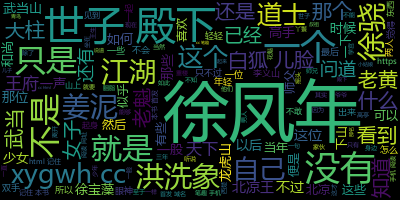

Reproduce this figure in Python.
import requests
from bs4 import BeautifulSoup
import wordcloud
import jieba

if __name__ == "__main__":
    # UA 伪装
    header = {
        "user-agent": "Mozilla/5.0 (Windows NT 10.0; Win64; x64) AppleWebKit/537.36 (KHTML, like Gecko) Chrome/89.0.4389.90 Safari/537.36"
    }
    # URL
    url = "https://www.xygwh.cc/44/44462/"

    # 请求命令
    page_text = requests.get(url=url, headers=header)
    page_text.encoding = "gbk"
    page_text = page_text.text
    soup = BeautifulSoup(page_text, "html.parser")

    # bs4 解析
    li_list = soup.select("body > div.listmain > dl > dd")

    for li in li_list:
        #print(li)
        title = li.a.text
        new_url = "https://www.xygwh.cc"+li.a["href"]

        # 新的请求命令
        response = requests.get(url=new_url, headers=header)
        response.encoding = "gbk"
        new_page_text = response.text
        new_soup = BeautifulSoup(new_page_text, "html.parser")

        page = new_soup.find("div", class_="showtxt").text

        with open("雪中悍刀行.txt", "a", encoding="utf-8") as fp:
            fp.write("\n" + title + ":" + "\n" + "\n" + page)

        print(title + "下载完成！！！")


    with open("雪中悍刀行.txt", "r", encoding='utf-8') as file:
        txt = file.read()

    words = jieba.lcut(txt)

    for i in range(len(words)):
        if len(words[i])<=1:
            words[i]=''

    w = wordcloud.WordCloud(font_path='msyh.ttc')
    w.generate(" ".join(words))
    w.to_file("雪中悍刀行.png")
